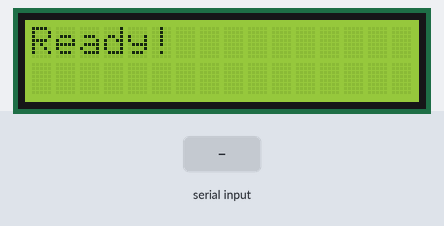
A sketch run on a simulated Arduino Uno, built with avr-gcc and run on an emulated ATmega328P. Parts: 16×2 character LCD. Inputs (shaded band) come from the test bench.

Above: at 1.2 s.
1.3 s: "1\n" received over Serial
At 1.7 s:
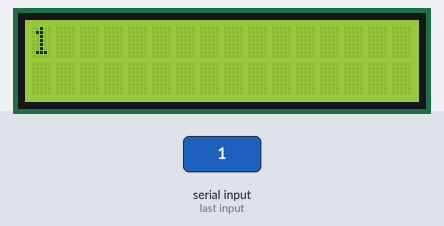
2.8 s: "0\n" received over Serial
At 4.0 s:
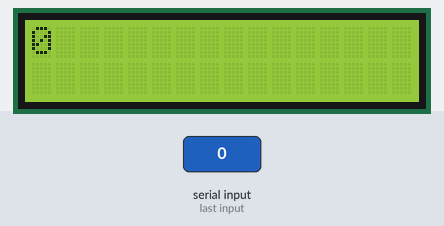
4.3 s: "2\n" received over Serial
At 5.2 s:
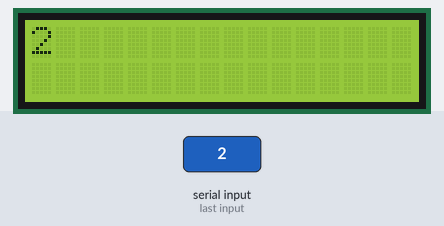
Timing chart, 0 to 7.3 s (numbered marks = the images above; inputs shaded):
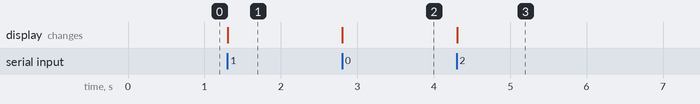

Measured:
- after the input at 1.3 s, the display: changes at once (image 1)
- after the input at 2.8 s, the display: changes at once (image 2)
- after the input at 4.3 s, the display: changes at once (image 3)

The sketch:

Serial_to_LCD.ino
```cpp
// Reading data from Serial port
// and print it to LCD screen
// by Judhi P. 2022

#include <Wire.h>  // necessary for using LCD
#include <LiquidCrystal_I2C.h>  // LiquidCrystal i2c by Frank de Brabander
LiquidCrystal_I2C lcd(0x27, 16, 2);  // select LCD at i2c address 0x27
String data;    // variable to receive data from serial port

void setup()
{
  lcd.init();  // initializing LCD
  lcd.backlight();  // turn on the backlight
  lcd.clear();  // clear LCD screen
  lcd.print("Ready!");
  Serial.begin(9600);  // start serial communication at 9600 baud
}
void loop()
{
  while(Serial.available()) {  // checking serial port
    data = Serial.readStringUntil('\n');  // reading data
    data.trim();  // remove white spaces and non-printable characters
    lcd.clear();  // clear LCD screen
    lcd.print(data);  // print data on LCD
  }
}
```
